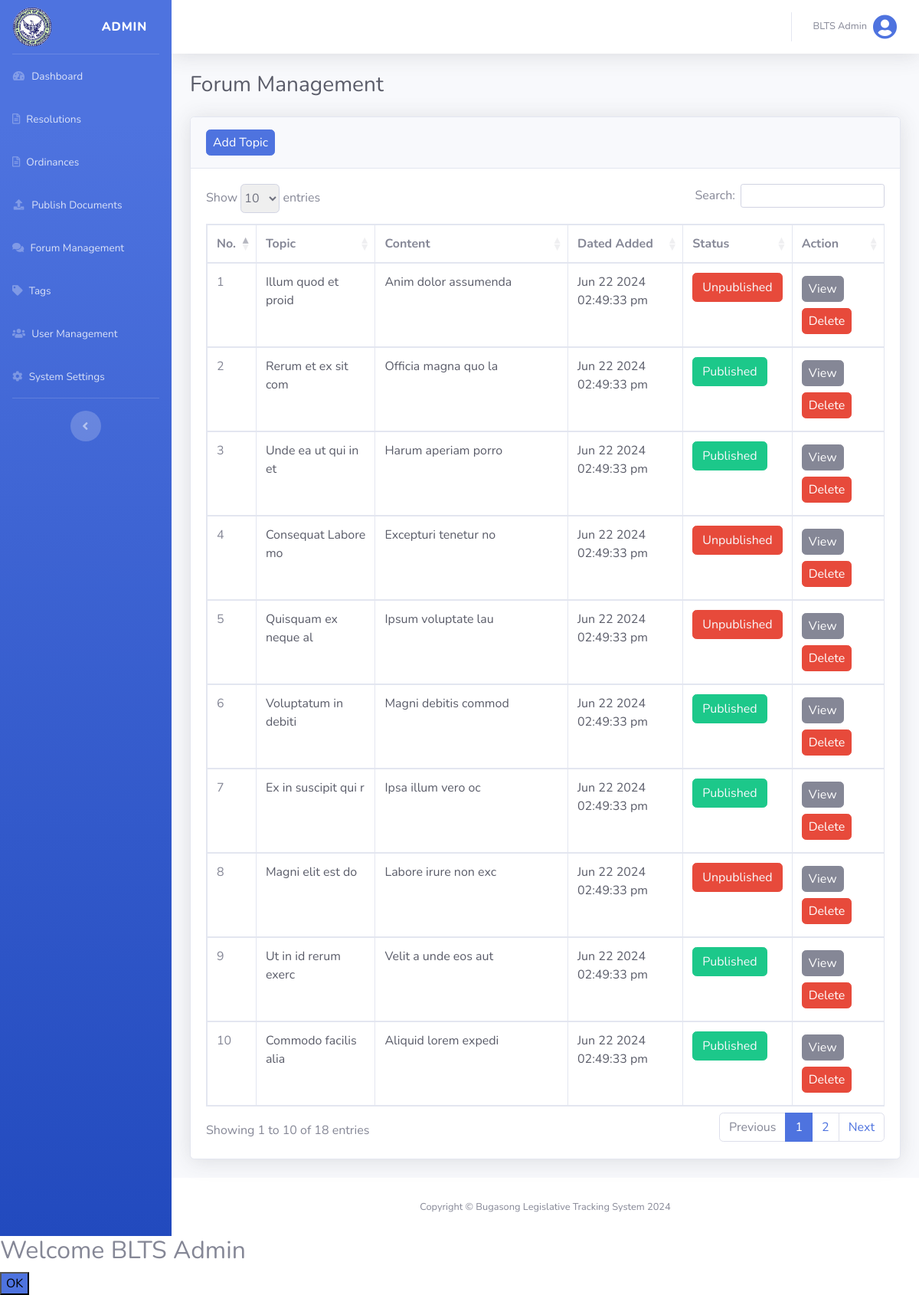
The page /views/admin_forum.php (signed in) on the database its author committed.
### tables this page shows
CREATE TABLE `users` (
  `user_id` int(255) NOT NULL,
  `name` varchar(255) NOT NULL,
  `email` varchar(255) NOT NULL,
  `username` varchar(255) NOT NULL,
  `password` varchar(255) NOT NULL,
  `status` int(255) NOT NULL DEFAULT 0,
  `user_type` varchar(255) NOT NULL DEFAULT 'citizen',
  `date_added` datetime NOT NULL DEFAULT current_timestamp()
);

CREATE TABLE `posts` (
  `post_id` int(255) NOT NULL,
  `user_id` int(255) NOT NULL,
  `topic` longtext NOT NULL,
  `message` longtext NOT NULL,
  `status` int(255) NOT NULL DEFAULT 0,
  `date_added` datetime(6) NOT NULL DEFAULT current_timestamp(6)
);

### config/database.php (called while the page is built, shortened)
<?php
$host = "localhost";
$username = "root";
$password = "";
$database = "blts";
$conn = mysqli_connect($host, $username, $password, $database);
function find($table, $conditions)
{
    global $conn;
    $sql = "SELECT * FROM $table WHERE ";
    $params = [];
    foreach ($conditions as $column => $value) {
        $sql .= "$column = ? AND ";
        $params[] = $value;
    }
    $sql = substr($sql, 0, -4);
    $stmt = mysqli_prepare($conn, $sql);
    $types = str_repeat("s", count($params));
    $stmt->bind_param($types, ...$params);
    $stmt->execute();
    $result = $stmt->get_result();
    return $result->fetch_assoc();
}

### config/functions.php (called while the page is built, shortened)
<?php
function isAdmin()
{
    return isset($_SESSION['user_type']) && $_SESSION['user_type'] === 'admin';
}
function logName()
{
    $users = find('users', ['user_id' => $_SESSION['user_id']]);
    return !empty($users) ? $users['name'] : null;
}
function getAllPostDescAdmin()
{
    global $conn;
    $query = "
        SELECT
            post_id,
            user_id,
            topic,
            message,
            status,
            date_added
        FROM posts
        ORDER BY date_added DESC
    ";
    $stmt = $conn->prepare($query);
    $stmt->execute();
    $result = $stmt->get_result();
    if ($result->num_rows > 0) {
        $posts = $result->fetch_all(MYSQLI_ASSOC);
    } else {
        $posts = [];
    }
    return $posts;
}

### views/admin_forum.php (the view, shortened to what this page needs)
<?php
@include('header.php');
?>
<div id="content-wrapper" class="d-flex flex-column">
    <div id="content">
        <?php @include('top_navbar.php'); ?>
        <?php if (isAdmin()) : ?>
            <div class="container-fluid">
                <div class="d-sm-flex align-items-center justify-content-between mb-4">
                    <h1 class="h3 mb-0 text-gray-800">Forum Management</h1>
                </div>
                <div class="card shadow mb-4">
                    <div class="card-header py-3">
                        <a href="citizen_forum.php" class="btn btn-primary px-2 py-1">Add Topic</a>
                    </div>
                    <div class="card-body">
                        <div class="table-responsive">
                            <table class="table table-bordered" id="dataTable1" width="100%" cellspacing="0">
                                <thead>
                                    <tr>
                                        <th style="width: 5%;">No.</th>
                                        <th>Topic</th>
                                        <th>Content</th>
                                        <th>Dated Added</th>
                                        <th>Status</th>
                                        <th>Action</th>
                                    </tr>
                                </thead>
                                <tbody>
                                    <?php $count = 1; ?>
                                    <?php foreach (getAllPostDescAdmin() as $post) :  ?>
                                        <tr>
                                            <td><?php echo $count++; ?></td>
                                            <td class="text-gray-800"><?php echo $post['topic']; ?></td>
                                            <td class="text-gray-800"><?php echo $post['message']; ?></td>
                                            <td class="text-gray-800"><?php echo date('M d Y h:i:s a', strtotime($post['date_added'])); ?>
                                            </td>
                                            <td class="text-gray-800">
                                                <a class="status-button <?php echo ($post['status'] == '0') ? '' : 'unpublish'; ?>" href="../actions/admin_update.php?update_status=<?php echo $post['status']; ?>&post_id=<?php echo $post['post_id']; ?>"><?php echo ($post['status'] == '0') ? '<p class="text-light btn btn-danger ">Unpublished</p>' : '<p class="text-light btn btn-success">Published</p>' ?></a>
                                            </td>
                                            <td>
                                                <a href="view_post.php?post_id=<?php echo $post['post_id']; ?>" class="btn btn-secondary px-2 py-1 my-1">View</a>
                                                <a href="../actions/admin_delete.php?delete_post=delete&post_id=<?php echo $post['post_id']; ?>" class="btn btn-danger px-2 py-1 my-1 delete">Delete</a>
                                            </td>
                                        </tr>
                                    <?php endforeach; ?>
                                </tbody>
                            </table>
                        </div>
                    </div>
                </div>
            </div>
        <?php else : redirect('dashboard', ''); ?>
        <?php endif; ?>
    </div>
    <footer class="sticky-footer bg-white">
        <div class="container my-auto">
            <div class="copyright text-center my-auto">
                <span>Copyright &copy; Bugasong Legislative Tracking System 2024</span>
            </div>
        </div>
    </footer>
</div>
<?php
@include('footer.php');
?>

### views/top_navbar.php (shortened to what this page needs)
<nav class="navbar navbar-expand navbar-light bg-white topbar mb-4 shadow">
    <ul class="navbar-nav ml-auto">
        <li class="nav-item dropdown no-arrow">
            <a class="nav-link dropdown-toggle" href="#" id="userDropdown" role="button" data-toggle="dropdown" aria-haspopup="true" aria-expanded="false">
                <span class="mr-2 d-none d-lg-inline text-gray-600 small"><?php echo logName(); ?></span>
                <i class="img-profile rounded-circle fas fa-user-circle fa-2x text-primary"></i>
            </a>
        </li>
    </ul>
</nav>

### css/datatable.css (style rules this page uses)
table.dataTable thead>tr>th.sorting,table.dataTable thead>tr>th.sorting_asc,table.dataTable thead>tr>th.sorting_desc,table.dataTable thead>tr>th.sorting_asc_disabled,table.dataTable thead>tr>th.sorting_desc_disabled,table.dataTable thead>tr>td.sorting,table.dataTable thead>tr>td.sorting_asc,table.dataTable thead>tr>td.sorting_desc,table.dataTable thead>tr>td.sorting_asc_disabled,table.dataTable thead>tr>td.sorting_desc_disabled { cursor:pointer;position:relative;padding-right:26px }
table.dataTable thead>tr>th.sorting:before,table.dataTable thead>tr>th.sorting:after,table.dataTable thead>tr>th.sorting_asc:before,table.dataTable thead>tr>th.sorting_asc:after,table.dataTable thead>tr>th.sorting_desc:before,table.dataTable thead>tr>th.sorting_desc:after,table.dataTable thead>tr>th.sorting_asc_disabled:before,table.dataTable thead>tr>th.sorting_asc_disabled:after,table.dataTable thead>tr>th.sorting_desc_disabled:before,table.dataTable thead>tr>th.sorting_desc_disabled:after,table.dataTable thead>tr>td.sorting:before,table.dataTable thead>tr>td.sorting:after,table.dataTable thead>tr>td.sorting_asc:before,table.dataTable thead>tr>td.sorting_asc:after,table.dataTable thead>tr>td.sorting_desc:before,table.dataTable thead>tr>td.sorting_desc:after,table.dataTable thead>tr>td.sorting_asc_disabled:before,table.dataTable thead>tr>td.sorting_asc_disabled:after,table.dataTable thead>tr>td.sorting_desc_disabled:before,table.dataTable thead>tr>td.sorting_desc_disabled:after { position:absolute;display:block;opacity:.125;right:10px;line-height:9px;font-size:.9em }
table.dataTable thead>tr>th.sorting:before,table.dataTable thead>tr>th.sorting_asc:before,table.dataTable thead>tr>th.sorting_desc:before,table.dataTable thead>tr>th.sorting_asc_disabled:before,table.dataTable thead>tr>th.sorting_desc_disabled:before,table.dataTable thead>tr>td.sorting:before,table.dataTable thead>tr>td.sorting_asc:before,table.dataTable thead>tr>td.sorting_desc:before,table.dataTable thead>tr>td.sorting_asc_disabled:before,table.dataTable thead>tr>td.sorting_desc_disabled:before { bottom:50%; content:"▴" }
table.dataTable thead>tr>th.sorting:after,table.dataTable thead>tr>th.sorting_asc:after,table.dataTable thead>tr>th.sorting_desc:after,table.dataTable thead>tr>th.sorting_asc_disabled:after,table.dataTable thead>tr>th.sorting_desc_disabled:after,table.dataTable thead>tr>td.sorting:after,table.dataTable thead>tr>td.sorting_asc:after,table.dataTable thead>tr>td.sorting_desc:after,table.dataTable thead>tr>td.sorting_asc_disabled:after,table.dataTable thead>tr>td.sorting_desc_disabled:after { top:50%;content:"▾" }
table.dataTable thead>tr>th.sorting_asc:before,table.dataTable thead>tr>th.sorting_desc:after,table.dataTable thead>tr>td.sorting_asc:before,table.dataTable thead>tr>td.sorting_desc:after { opacity:.6 }
table.dataTable thead th,table.dataTable thead td,table.dataTable tfoot th,table.dataTable tfoot td { text-align:left }
table.dataTable { clear:both;margin-top:6px !important;margin-bottom:6px !important;max-width:none !important;border-collapse:separate !important;border-spacing:0 }
table.dataTable td,table.dataTable th { -webkit-box-sizing:content-box;box-sizing:content-box }
table.dataTable>tbody>tr { background-color:transparent }
table.table-bordered.dataTable { border-right-width:0 }
table.table-bordered.dataTable thead tr:first-child th,table.table-bordered.dataTable thead tr:first-child td { border-top-width:1px }
table.table-bordered.dataTable th,table.table-bordered.dataTable td { border-left-width:0 }
table.table-bordered.dataTable th:first-child,table.table-bordered.dataTable th:first-child,table.table-bordered.dataTable td:first-child,table.table-bordered.dataTable td:first-child { border-left-width:1px }
table.table-bordered.dataTable th:last-child,table.table-bordered.dataTable th:last-child,table.table-bordered.dataTable td:last-child,table.table-bordered.dataTable td:last-child { border-right-width:1px }
table.table-bordered.dataTable th,table.table-bordered.dataTable td { border-bottom-width:1px }

### css/styles.css (style rules this page uses)
#page-top { visibility: hidden; }

### rows shown on the page
users: name "BLTS Admin"
posts: topic "Illum quod et proid", message "Anim dolor assumenda", date_added "Jun 22 2024 02:49:33 pm", status "Unpublished"
posts: topic "Rerum et ex sit com", message "Officia magna quo la", date_added "Jun 22 2024 02:49:33 pm", status "Published"
posts: topic "Unde ea ut qui in et", message "Harum aperiam porro", date_added "Jun 22 2024 02:49:33 pm", status "Published"
posts: topic "Consequat Labore mo", message "Excepturi tenetur no", date_added "Jun 22 2024 02:49:33 pm", status "Unpublished"
posts: topic "Quisquam ex neque al", message "Ipsum voluptate lau", date_added "Jun 22 2024 02:49:33 pm", status "Unpublished"
posts: topic "Voluptatum in debiti", message "Magni debitis commod", date_added "Jun 22 2024 02:49:33 pm", status "Published"
posts: topic "Ex in suscipit qui r", message "Ipsa illum vero oc", date_added "Jun 22 2024 02:49:33 pm", status "Published"
posts: topic "Magni elit est do", message "Labore irure non exc", date_added "Jun 22 2024 02:49:33 pm", status "Unpublished"
posts: topic "Ut in id rerum exerc", message "Velit a unde eos aut", date_added "Jun 22 2024 02:49:33 pm", status "Published"
posts: topic "Commodo facilis alia", message "Aliquid lorem expedi", date_added "Jun 22 2024 02:49:33 pm", status "Published"

### other values the page prints
logUsertype() "ADMIN"
